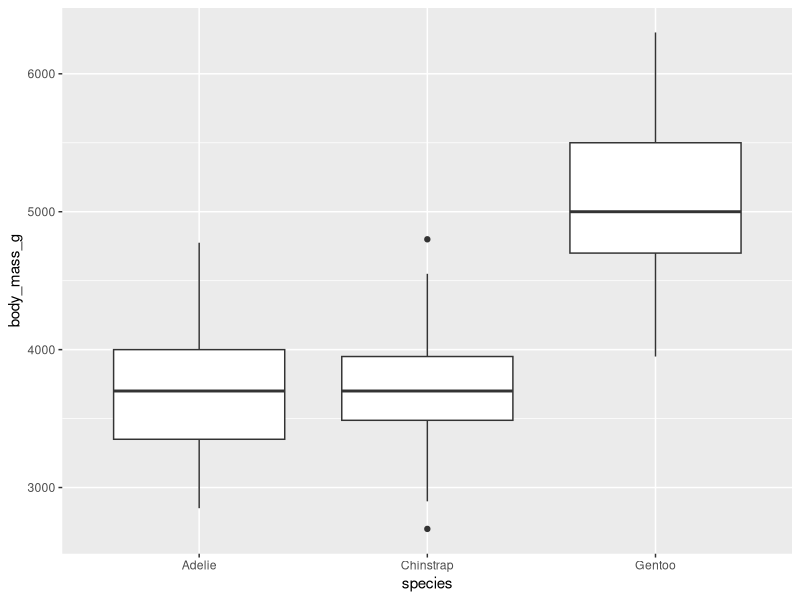
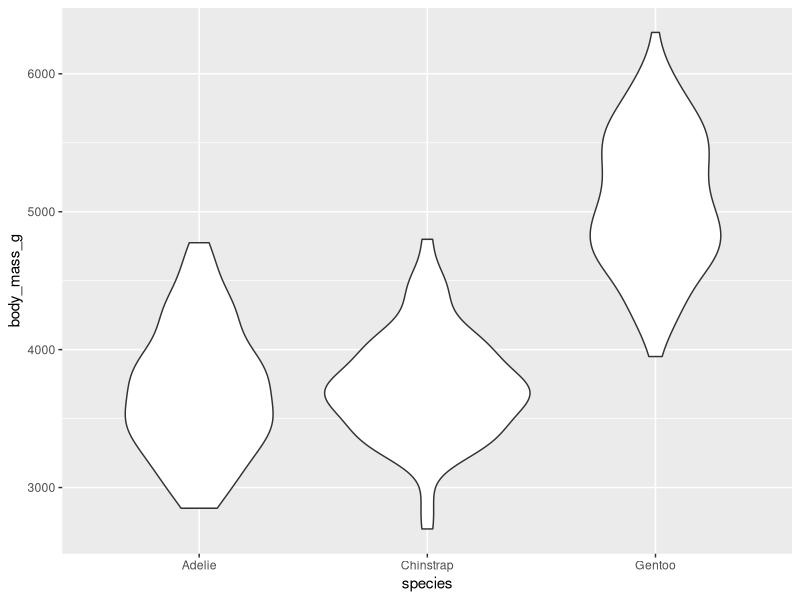
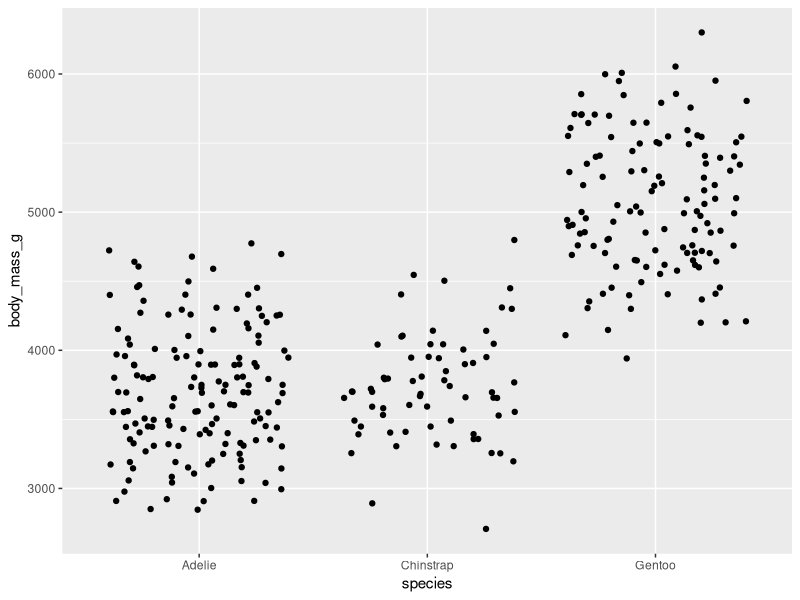
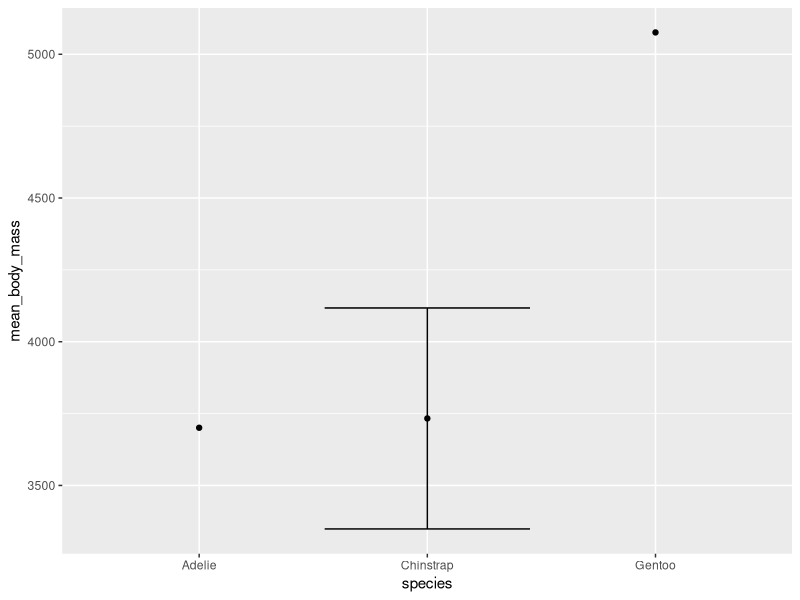
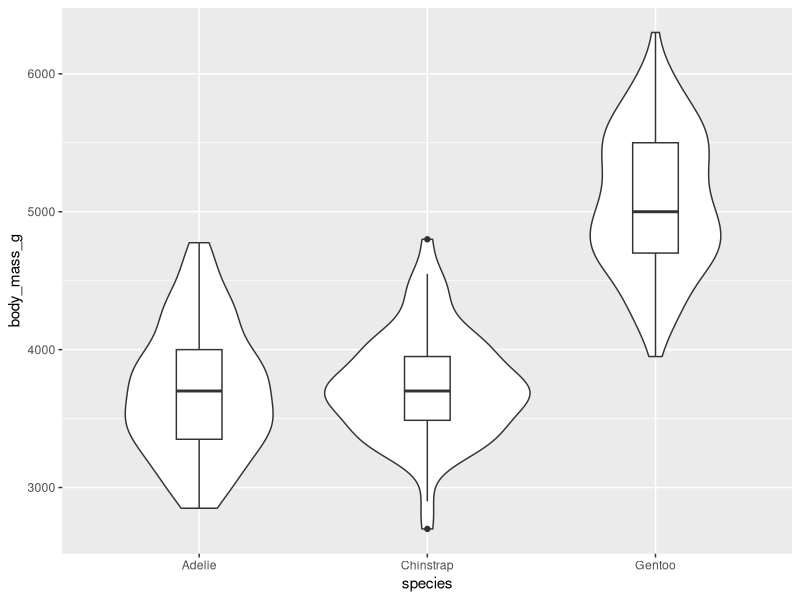
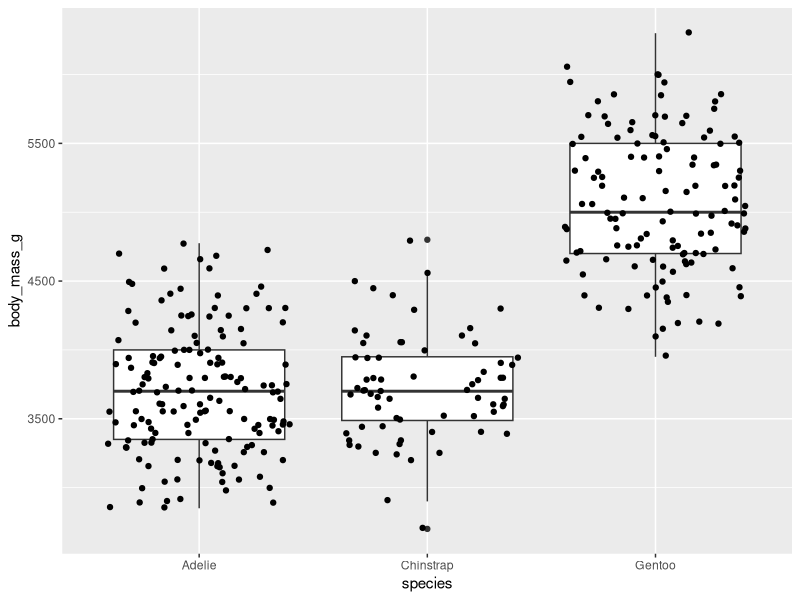
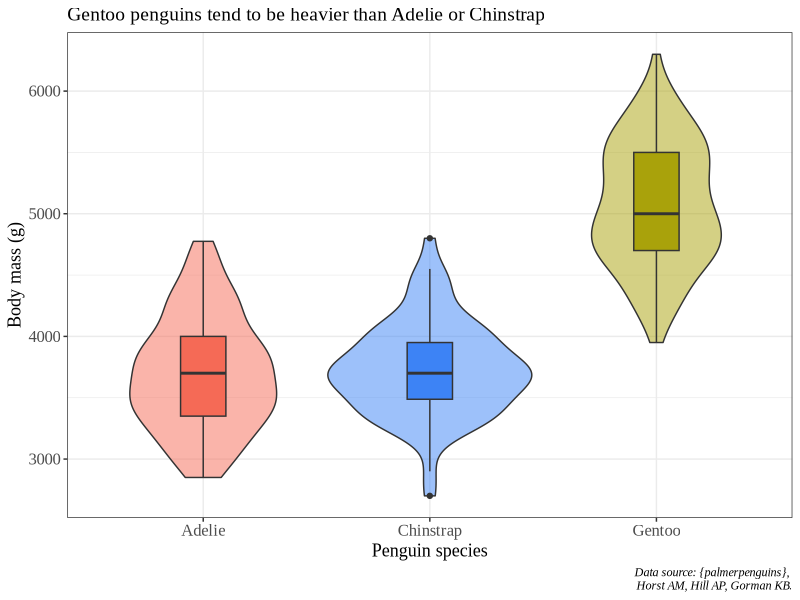
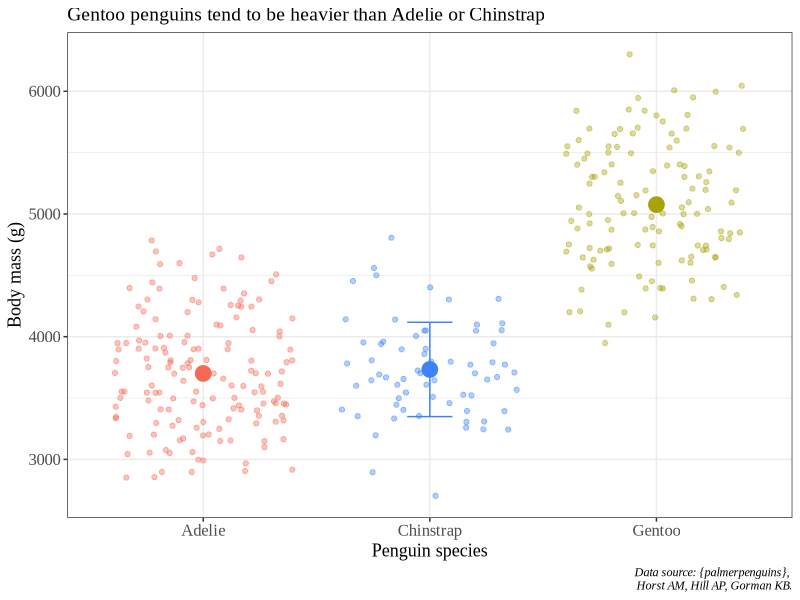

Reproduce these figures in R, in order.
## ---- chunk 1
library(tidyverse)
library(palmerpenguins)
## ---- chunk 2
penguin_subset <- penguins %>% 
  group_by(island, species) %>% 
  filter(island %in% c("Biscoe", "Dream")) %>% 
  summarize(mean_flip = mean(flipper_length_mm, na.rm = TRUE),
            sd_flip = sd(flipper_length_mm, na.rm = TRUE),
            mean_bill = mean(bill_length_mm, na.rm = TRUE),
            sd_bill = sd(bill_length_mm, na.rm = TRUE))

penguin_subset
## ---- chunk 3
# new object names penguin_count from penguins
penguin_count <- penguins %>% 
  # group by island and species
  group_by(island, species) %>% 
  # count function counts number of rows (i.e. observations)
  count()

penguin_count
## ---- chunk 4
penguins %>% 
  group_by(species) %>% 
  summarize(mean_body_mass = mean(body_mass_g, na.rm = TRUE))
## ---- chunk 5
# create new object called penguin_newcol from penguins
penguin_newcol <- penguins %>% 
  # group by species
  group_by(species) %>% 
  # make a new column called body_mass_cat
  mutate(body_mass_cat = case_when(
    # in the case when year matches 2007, put "first"
    year == 2007 ~ "first", 
    # in the case when year matches 2008, put "second"
    year == 2008 ~ "second",
    # in the case when year matches 2009, put "third"
    year == 2009 ~ "third"
  ))

penguin_newcol
## ---- chunk 6
ggplot(data = penguins, aes(x = species, y = body_mass_g)) +
  geom_boxplot()
## ---- chunk 7
ggplot(data = penguins, aes(x = species, y = body_mass_g)) +
  geom_violin()
## ---- chunk 8
ggplot(data = penguins, aes(x = species, y = body_mass_g)) +
  geom_jitter() 
## ---- chunk 9
penguin_summary <- penguins %>% 
  group_by(species) %>% 
  summarize(mean_body_mass = mean(body_mass_g, na.rm = TRUE),
            sd_body_mass = sd(body_mass_g), na.rm = TRUE)
## ---- chunk 10
ggplot(data = penguin_summary, aes(x = species, y = mean_body_mass)) +
  geom_point() +
  geom_errorbar(aes(ymin = mean_body_mass - sd_body_mass, 
                    ymax = mean_body_mass + sd_body_mass))
## ---- chunk 11
ggplot(data = penguins, aes(x = species, y = body_mass_g)) +
  geom_violin() +
  # width argument controls boxplot width
  geom_boxplot(width = 0.2)
## ---- chunk 12
ggplot(data = penguins, aes(x = species, y = body_mass_g)) +
  geom_boxplot() +
  geom_jitter()
## ---- chunk 13
ggplot(data = penguins, aes(x = species, y = body_mass_g)) +
  # fill the violin shape using the species column: every species has a different color
  # alpha argument: makes the violin shape more transparent (scale of 0 to 1)
  geom_violin(aes(fill = species), alpha = 0.5) +
  # fill the boxplot shape using the species column
  # make the boxplots narrower
  geom_boxplot(aes(fill = species), width = 0.2) +
  # specify the colors you want to use for each species
  scale_fill_manual(values = c("#F56A56", "#3D83F5", "#A9A20B")) +
  # relabel the axis titles, plot title, and caption
  labs(x = "Penguin species", y = "Body mass (g)",
       title = "Gentoo penguins tend to be heavier than Adelie or Chinstrap",
       caption = "Data source: {palmerpenguins}, \n Horst AM, Hill AP, Gorman KB.") +
  # themes built in to ggplot
  theme_bw() +
  # other theme adjustments
  theme(legend.position = "none", 
        axis.title = element_text(size = 13),
        axis.text = element_text(size = 12),
        plot.title = element_text(size = 14),
        plot.caption = element_text(face = "italic"),
        text = element_text(family = "Times New Roman"))
## ---- chunk 14
ggplot() +
  # using two different data frames: penguins (raw data) and penguins_summary (mean and SD)
  # raw data are jittered
  geom_jitter(data = penguins, aes(x = species, y = body_mass_g, color = species), alpha = 0.4) +
  # summary data: mean is a point, bars are standard deviation
  geom_point(data = penguin_summary, aes(x = species, y = mean_body_mass, color = species), size = 5) +
  geom_errorbar(data = penguin_summary, aes(x = species, ymin = mean_body_mass - sd_body_mass, ymax = mean_body_mass + sd_body_mass, color = species), width = 0.2) +
  scale_color_manual(values = c("#F56A56", "#3D83F5", "#A9A20B")) +
  labs(x = "Penguin species", y = "Body mass (g)",
       title = "Gentoo penguins tend to be heavier than Adelie or Chinstrap",
       caption = "Data source: {palmerpenguins}, \n Horst AM, Hill AP, Gorman KB.") +
  theme_bw() +
  theme(legend.position = "none", 
        axis.title = element_text(size = 13),
        axis.text = element_text(size = 12),
        plot.title = element_text(size = 14),
        plot.caption = element_text(face = "italic"),
        text = element_text(family = "Times New Roman"))
